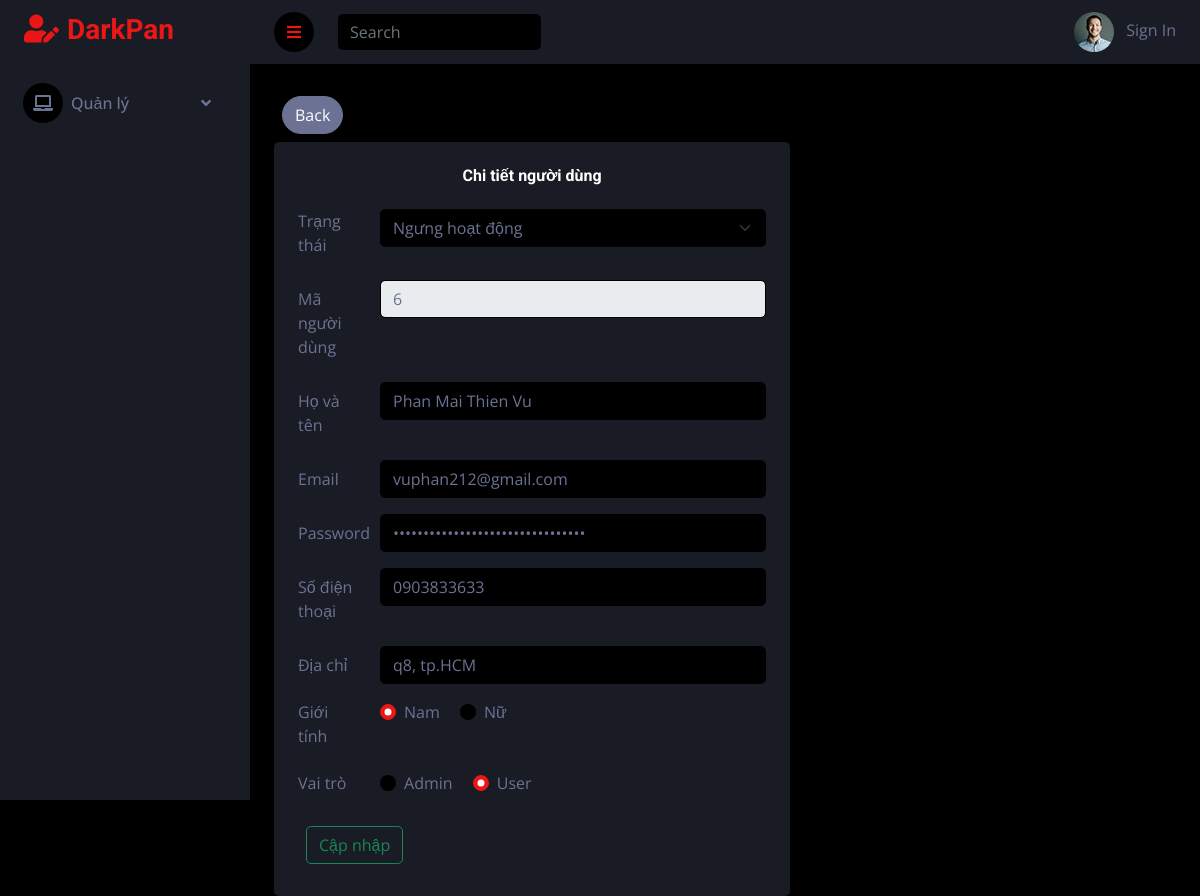
/admin/darkpan-1.0.0/controller/userController.php?action=user_edit&id=6, run on the app's committed database.
### tables this page shows
CREATE TABLE `user` (
  `userID` int(11) NOT NULL,
  `name` varchar(100) NOT NULL,
  `email` varchar(100) NOT NULL,
  `password` varchar(150) NOT NULL,
  `phone` varchar(45) NOT NULL,
  `address` varchar(200) NOT NULL,
  `gender` varchar(10) NOT NULL,
  `role` varchar(20) NOT NULL,
  `state` tinyint(2) NOT NULL,
  `createAt` datetime DEFAULT current_timestamp()
);

### admin/darkpan-1.0.0/controller/BaseController.php (called while the page is built, shortened)
<?php
class BaseController {
    public function view($view, $data = []) {
        include_once "../view/" . $view . ".php";
    }
}

### admin/darkpan-1.0.0/utils/MySQL.php (called while the page is built, shortened)
<?php
class MySQL
{
    private $servername;
    private $username;
    private $password;
    private $dbname;
    private static $conn;
    public function __construct()
    {
        $this->servername = "localhost";
        $this->username = "root";
        $this->password = "";
        $this->dbname = "webthaylam";
        return self::$conn;
    }
    public function __destruct()
    {
        $this->servername = "";
        $this->username = "";
        $this->password = "";
        $this->dbname = "";
        self::$conn = null;
    }
    public function connectDB()
    {
        try {
            self::$conn = new PDO("mysql:host=$this->servername;dbname=$this->dbname", $this->username, $this->password);
            self::$conn->setAttribute(PDO::ATTR_ERRMODE, PDO::ERRMODE_EXCEPTION);
            return self::$conn;
        } catch (PDOException $e) {
            echo "Connection failed: " . $e->getMessage();
        }
    }
    public function disconnectDB()
    {
        self::$conn = null;
    }
    public function getData($query, $param = array()){
        $stmt = self::$conn -> prepare($query);
        $stmt -> execute($param);
        return $stmt ->fetchAll(PDO::FETCH_ASSOC);
    }
}

### admin/darkpan-1.0.0/model/userModel.php (called while the page is built, shortened)
<?php
include_once '../utils/MySQL.php';
class userModel
{
    private $userid;
    public function __construct($state, $username, $email, $password, $phone, $address, $gender, $role, $userid)
    {
        $this -> userid = $userid;
    }
    public function getUserid()
    {
        return $this->userid;
    }
    public function getUser()
    {
        $dbCon = new MySQL();
        $query = "SELECT * FROM webthaylam.user where userID=:userID";
        $param = array(":userID" => $this->getUserid());
        $user = $dbCon->getData($query,$param);
        return  $user[0];
    }
}

### admin/darkpan-1.0.0/view/user_edit.php (the view, shortened to what this page needs)
<!DOCTYPE html>
<html lang="en">
<head>
    <?php include '../view/layout/header_page.php' ?>
</head>
<body>
    <div class="container-fluid position-relative d-flex p-0">
        <?php include '../view/layout/sidebar_page.php' ?>
        <div class="content">
            <?php include '../view/layout/header_navbar_page.php' ?>
            <div class="container-fluid pt-4 px-4">
                <div><a class="btn btn-light rounded-pill m-2" href="../controller/userController.php">Back</a></div>
                <div class="row g-4">
                    <div class="col-12 col-xl-7">
                        <div class="col-sm-12 ">
                            <div class="bg-secondary rounded h-100 p-4">
                                <h6 class="mb-4" style="text-align: center;">Chi tiết người dùng</h6>
                                <form action="../controller/userController.php" method="post">
                                    <div class="row mb-3">
                                        <legend class="col-form-label col-sm-2 pt-0">Trạng thái</legend>
                                        <div class="col-sm-10">
                                            <select class="form-select mb-3" name="switch_state" id="switch_state" required>
                                                <option value="'.<?php $data["state"] ?>.'" hidden><?php echo $data["state"] == 1 ? "Hoạt động" : "Ngưng hoạt động" ?></option>
                                            </select>
                                        </div>
                                    </div>
                                    <div class="row mb-3">
                                        <label for="txt_name" class="col-sm-2 col-form-label">Mã người dùng</label>
                                        <div class="col-sm-10">
                                            <input type="text" class="form-control" readonly value="<?php echo $data["userID"] ?>" name="txt_id" id="txt_id">
                                        </div>
                                    </div>
                                    <div class="row mb-3">
                                        <label for="txt_name" class="col-sm-2 col-form-label">Họ và tên</label>
                                        <div class="col-sm-10">
                                            <input type="text" class="form-control" value="<?php echo $data["name"] ?>" name="txt_name" id="txt_name">
                                        </div>
                                    </div>
                                    <div class="row mb-3">
                                        <label for="txt_email" class="col-sm-2 col-form-label">Email</label>
                                        <div class="col-sm-10">
                                            <input type="email" class="form-control" value="<?php echo $data["email"] ?>" name="txt_email" id="txt_email">
                                        </div>
                                    </div>
                                    <div class="row mb-3">
                                        <label for="txt_pass" class="col-sm-2 col-form-label">Password</label>
                                        <div class="col-sm-10">
                                            <input type="password" class="form-control" value="<?php echo $data["password"] ?>" name="txt_pass" id="txt_pass">
                                        </div>
                                    </div>
                                    <div class="row mb-3">
                                        <label for="txt_sdt" class="col-sm-2 col-form-label">Số điện thoại</label>
                                        <div class="col-sm-10">
                                            <input type="text" class="form-control" value="<?php echo $data["phone"] ?>" name="txt_sdt" id="txt_sdt">
                                        </div>
                                    </div>
                                    <div class="row mb-3">
                                        <label for="txt_address" class="col-sm-2 col-form-label">Địa chỉ</label>
                                        <div class="col-sm-10">
                                            <input type="text" class="form-control" value="<?php echo $data["address"] ?>" name="txt_address" id="txt_address">
                                        </div>
                                    </div>
                                    <?php
                                    if ($data["gender"] == "man") {
                                        echo'<fieldset class="row mb-3">';
                                        echo'    <legend class="col-form-label col-sm-2 pt-0">Giới tính</legend>';
                                        echo'<div class="col-sm-10">';
                                        echo'   <div class="form-check form-check-inline">';
                                        echo'       <input class="form-check-input" type="radio" name="radio_sex" " id="radio_sex" value="man" checked>';
                                        echo'       <label class="form-check-label" for="radio_sex">';
                                        echo'           Nam';
                                        echo'       </label>';
                                        echo'   </div>';
                                        echo'   <div class="form-check form-check-inline">';
                                        echo'       <input class="form-check-input" type="radio" " name="radio_sex" id="radio_sex" value="woman">';
                                        echo'       <label class="form-check-label" for="radio_sex">';
                                        echo'           Nữ';
                                        echo'       </label>';
                                        echo'   </div>';
                                        echo'</div>';
                                        echo'</fieldset>';
                                    }
                                    ?>
                                    <?php
                                    if ($data["role"] == "admin") {
                                        echo '<fieldset class="row mb-3">';
                                        echo '    <legend class="col-form-label col-sm-2 pt-0">Vai trò</legend>';
                                        echo '  <div class="col-sm-10">';
                                        echo '  <div class="form-check form-check-inline">';
                                        echo '      <input class="form-check-input" type="radio" name="radio_role" id="radio_role" value="admin" checked>';
                                        echo '      <label class="form-check-label" for="radio_role">';
                                        echo '          Admin';
                                        echo '      </label>';
                                        echo '  </div>';
                                        echo '  <div class="form-check form-check-inline">';
                                        echo '      <input class="form-check-input" type="radio" name="radio_role" id="radio_role" value="user">';
                                        echo '      <label class="form-check-label" for="radio_role">';
                                        echo '          User';
                                        echo '      </label>';
                                        echo '  </div>';
                                        echo '</div>';
                                        echo '</fieldset>';
                                    } else {
                                        echo '<fieldset class="row mb-3">';
                                        echo '    <legend class="col-form-label col-sm-2 pt-0">Vai trò</legend>';
                                        echo '  <div class="col-sm-10">';
                                        echo '  <div class="form-check form-check-inline">';
                                        echo '      <input class="form-check-input" type="radio" name="radio_role" id="radio_role" value="admin" >';
                                        echo '      <label class="form-check-label" for="radio_role">';
                                        echo '          Admin';
                                        echo '      </label>';
                                        echo '  </div>';
                                        echo '  <div class="form-check form-check-inline">';
                                        echo '      <input class="form-check-input" type="radio" name="radio_role" id="radio_role" value="user" checked>';
                                        echo '      <label class="form-check-label" for="radio_role">';
                                        echo '          User';
                                        echo '      </label>';
                                        echo '  </div>';
                                        echo '</div>';
                                        echo '</fieldset>';
                                    }
                                    ?>
                                    <button type="submit" class="btn btn-outline-success m-2" name="user_action" value="user_update">Cập nhập</button>
                                </form>
                            </div>
                        </div>
                    </div>
                </div>
            </div>
        </div>
</body>
</html>

### admin/darkpan-1.0.0/view/css/style.css (style rules this page uses)
:root { --primary: #EB1616; --secondary: #191C24; --light: #6C7293; --dark: #000000; }
.btn { transition: .5s; }
.content { margin-left: 250px; min-height: 100vh; background: var(--dark); transition: 0.5s; }
@media (min-width: 992px) { .content { width: calc(100% - 250px); } }

### data on the page
user: switch_state "Ngưng hoạt động", txt_id "6", txt_name "Phan Mai Thien Vu", txt_email "vuphan212@gmail.com", txt_sdt "0903833633", txt_address "q8, tp.HCM"
